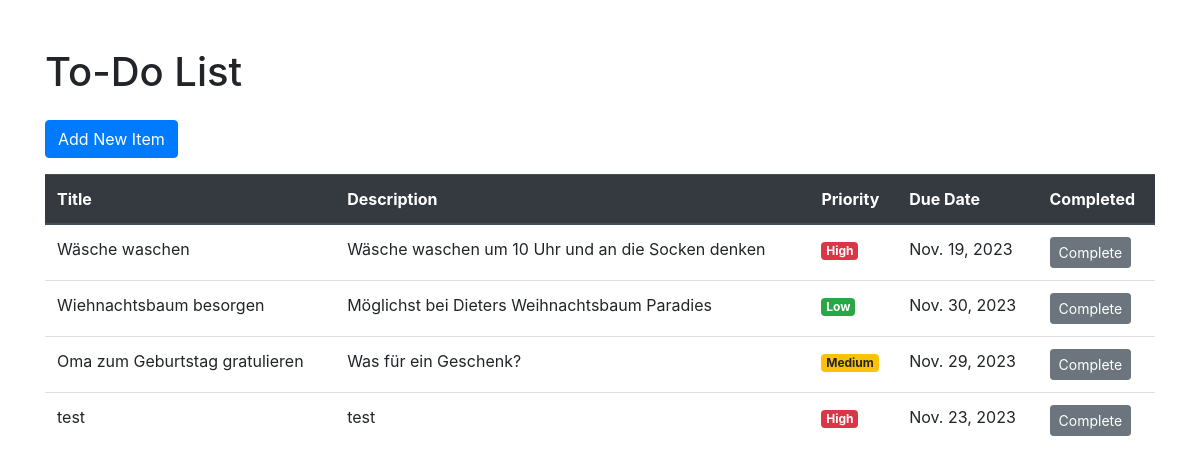
Page /todo_list/ on the committed database.
### ToDoListApp/models.py (models this page shows, shortened)
class ToDoItem(models.Model):
    PRIORITY_CHOICES = [
        ('low', 'Low'),
        ('medium', 'Medium'),
        ('high', 'High'),
    ]
    title = models.CharField(max_length=200)
    description = models.TextField()
    priority = models.CharField(max_length=10, choices=PRIORITY_CHOICES, default='medium')
    created_at = models.DateTimeField(auto_now_add=True)
    due_date = models.DateField()
    completed = models.BooleanField(default=False)

### ToDoListApp/views.py (the view)
# urls.py: path('todo_list/', todo_list, name='todo_list'),
def todo_list(request):
    todo_items = ToDoItem.objects.all()
    todo_items = ToDoItem.objects.filter(completed=False)
    return render(request, 'todo_list.html', {'todo_items': todo_items})

### ToDoListApp/templates/todo_list.html (shortened to what this page needs)
<!DOCTYPE html>
<html lang="en">
<head>
    <link rel="stylesheet" href="https://stackpath.bootstrapcdn.com/bootstrap/4.3.1/css/bootstrap.min.css">
</head>
<body class="container mt-5">
    <h1 class="mb-4">To-Do List</h1>
    <a href="{% url 'todo_add' %}" class="btn btn-primary mb-3">Add New Item</a>
    <form method="post" action="{% url 'update_completion_status' %}">
    <table class="table">
        <thead class="thead-dark">
            <tr>
                <th>Title</th>
                <th>Description</th>
                <th>Priority</th>
                <th>Due Date</th>
                <th>Completed</th>
            </tr>
        </thead>
        <tbody>
            {% for todo_item in todo_items %}
            <tr>
                <td>{{ todo_item.title }}</td>
                <td>{{ todo_item.description }}</td>
                <td>
                    {% if todo_item.priority == 'low' %}
                        <span class="badge badge-success">Low</span>
                    {% elif todo_item.priority == 'medium' %}
                        <span class="badge badge-warning">Medium</span>
                    {% elif todo_item.priority == 'high' %}
                        <span class="badge badge-danger">High</span>
                    {% endif %}
                </td>
                <td>{{ todo_item.due_date }}</td>
                <td>
                    <button type="submit" name="completed_items" value="{{ todo_item.id }}" class="btn btn-secondary btn-sm">Complete</button>
                </td>
            </tr>
            {% endfor %}
        </tbody>
    </table>
    </form>
</body>
</html>

### rows in the picture
ToDoItem: title "Wäsche waschen", description "Wäsche waschen um 10 Uhr und an die Socken denken", priority "High", due_date "Nov. 19, 2023", {{ todo_item.id }} 1 (drawn)
ToDoItem: title "Wiehnachtsbaum besorgen", description "Möglichst bei Dieters Weihnachtsbaum Paradies", priority "Low", due_date "Nov. 30, 2023", {{ todo_item.id }} 7 (drawn)
ToDoItem: title "Oma zum Geburtstag gratulieren", description "Was für ein Geschenk?", priority "Medium", due_date "Nov. 29, 2023", {{ todo_item.id }} 8 (drawn)
ToDoItem: title "test", description "test", priority "High", due_date "Nov. 23, 2023", {{ todo_item.id }} 10 (drawn)
